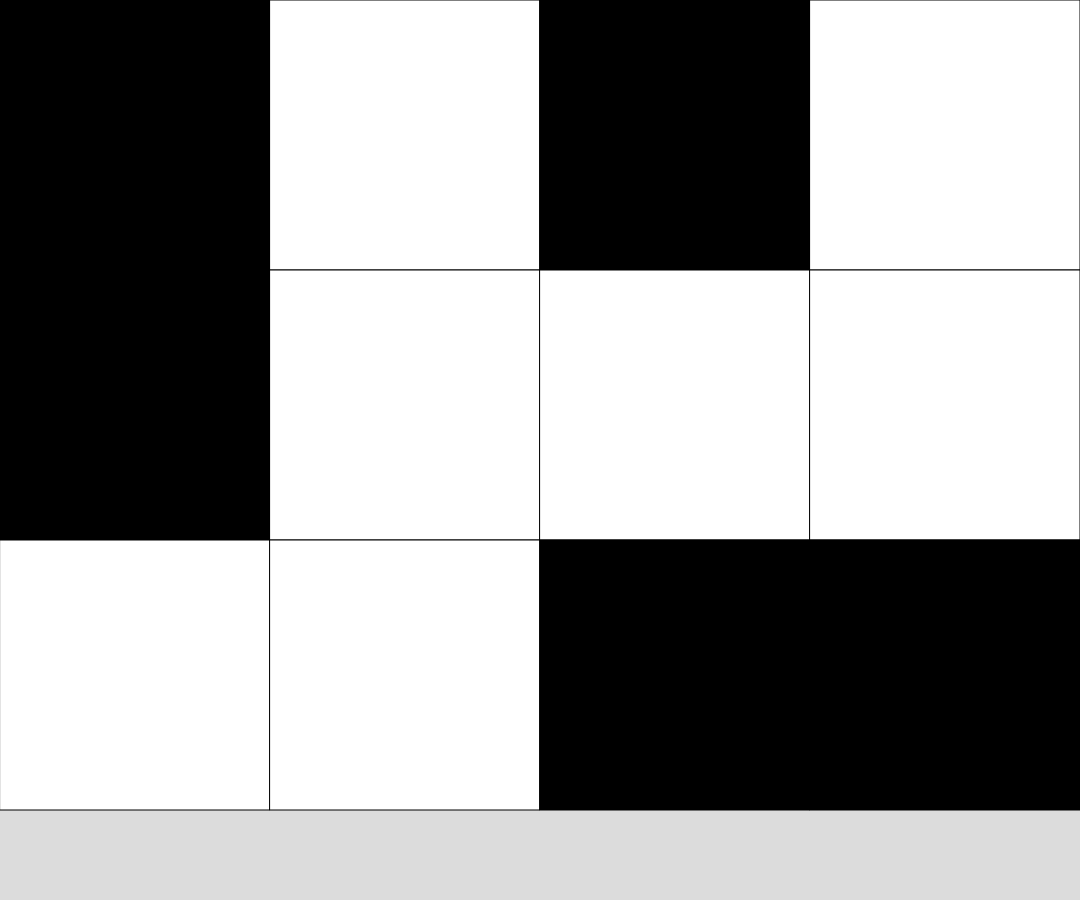
Frame 1 (no input)
Frame 60 (no input): identical to frame 1, image omitted
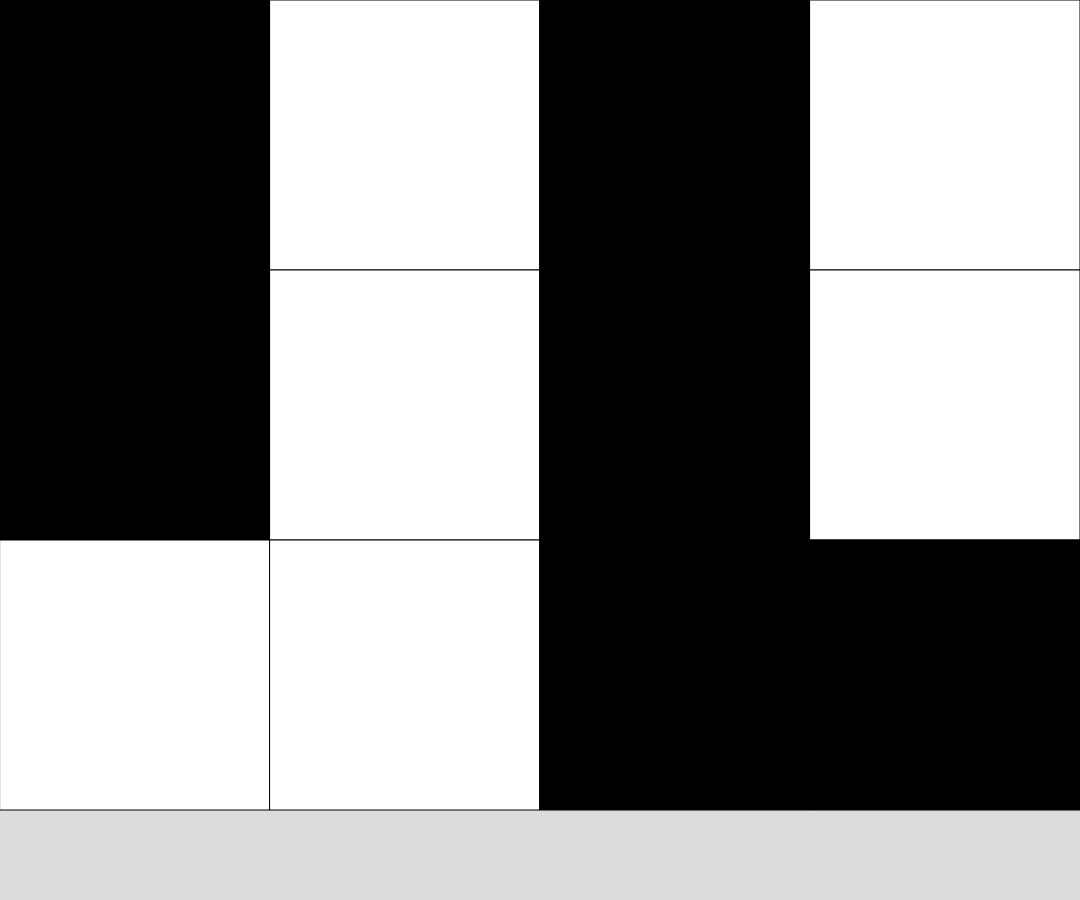
Frame 120 (the mouse pressed at the canvas centre since frame 60)

The p5.js sketch that drew these frames (run headless with seeded random() and noise() and a simulated clock; from frame 60 on, the mouse is pressed at the canvas centre):

// p5.js sketch
// ── sketch.js
// Game Of Life

const CELL_SIZE = 270;
const RENDER_ON_FRAME = 5;
const PLAYER = 9;
let grid;
let rows;
let cols;
let autoPlayIsOn = false;

function setup() {
  createCanvas(windowWidth * 0.9, windowHeight * 0.9);
  cols = Math.floor(width/CELL_SIZE);
  rows = Math.floor(height/CELL_SIZE);
  grid = generateRandomGrid(cols, rows);
}

function draw() {
  background(220);
  if (autoPlayIsOn && frameCount % RENDER_ON_FRAME === 0) {
    grid = updateGrid();
  }
  displayGrid();
}

function mousePressed() {
  let x = Math.floor(mouseX/CELL_SIZE);
  let y = Math.floor(mouseY/CELL_SIZE);

  //self
  toggleCell(x ,y);
}

function toggleCell(x, y) {
  //make sure the cell you're toggling actually exists!
  if (x >= 0 && x < cols && y >= 0 && y < rows) {
    if (grid[y][x] === 0) {
      grid[y][x] = 1;
    }
    else if (grid[y][x] === 1) {
      grid[y][x] = 0;
    }
  }
}

function keyPressed() {
  if (key === "r") {
    grid = generateRandomGrid(cols, rows);
  }
  else if (key === "e") {
    grid = generateEmptyGrid(cols, rows);
  }
  else if (key === " ") {
    grid = updateGrid();
  }
  else if (key === "a") {
    autoPlayIsOn = !autoPlayIsOn;
  }
}

function updateGrid() {
  let nextTurn = generateEmptyGrid(cols, rows);

  //look at every cell
  for (let y = 0; y < rows; y++) {
    for (let x = 0; x < cols; x++) {
      let neighbours = 0;

      for (let i = -1; i <= 1; i++) {
        for (let j = -1; j <= 1; j++) {
          //don't fall off edge of grid
          if (x+j >= 0 && x+j < cols && y+i >= 0 && y+i < rows) {
            neighbours += grid[y+i][x+j];
          }
        }
      }

      //don't count self as neighbour
      neighbours -= grid[y][x];

      //apply the rules
      if (grid[y][x] === 1) {
        //currently alive
        if (neighbours === 2 || neighbours === 3) {
          nextTurn[y][x] = 1;
        }
        else {
          nextTurn[y][x] = 0;
        }
      }

      if (grid[y][x] === 0) {
        //currently dead
        if (neighbours === 3) {
          nextTurn[y][x] = 1;
        }
        else {
          nextTurn[y][x] = 0;
        }
      }
    }
  }
  return nextTurn;
}

function displayGrid() {
  for (let y = 0; y < rows; y++) {
    for (let x = 0; x < cols; x++) {
      if (grid[y][x] === 0) {
        fill("white");
      }
      else if (grid[y][x] === 1) {
        fill("black");
      }
      square(x * CELL_SIZE, y * CELL_SIZE, CELL_SIZE);
    }
  }
}

function generateRandomGrid(cols, rows) {
  let newGrid = [];
  for (let y = 0; y < rows; y++) {
    newGrid.push([]);
    for (let x = 0; x < cols; x++) {
      //pick 0 or 1 randomly
      if (random(100) < 50) {
        newGrid[y].push(0);
      }
      else {
        newGrid[y].push(1);
      }
    }
  }
  return newGrid;
}

function generateEmptyGrid(cols, rows) {
  let newGrid = [];
  for (let y = 0; y < rows; y++) {
    newGrid.push([]);
    for (let x = 0; x < cols; x++) {
      newGrid[y].push(0);
    }
  }
  return newGrid;
}
